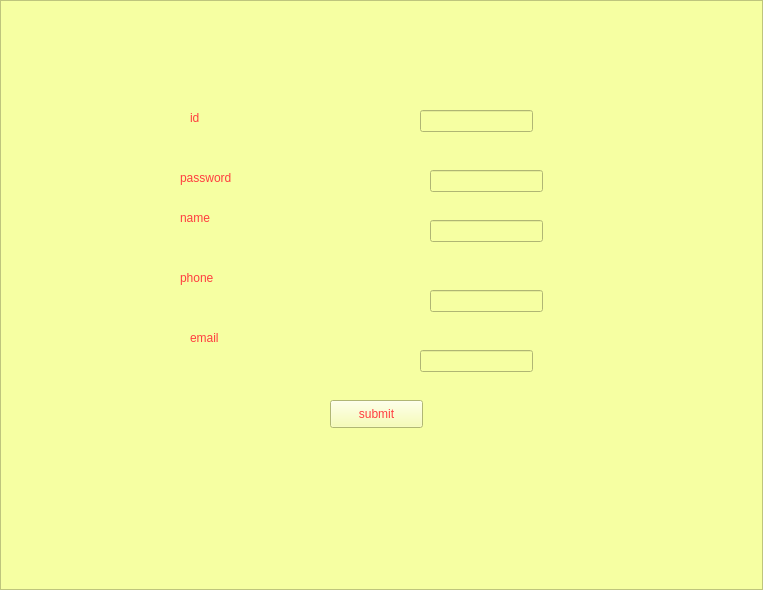
<?xml version="1.0" encoding="UTF-8"?>
<ui version="4.0">
 <class>update</class>
 <widget class="QFrame" name="update">
  <property name="geometry">
   <rect>
    <x>0</x>
    <y>0</y>
    <width>763</width>
    <height>590</height>
   </rect>
  </property>
  <property name="windowTitle">
   <string>Frame</string>
  </property>
  <property name="styleSheet">
   <string notr="true">background-color: rgb(246, 255, 162);
font: 10pt &quot;MS Shell Dlg 2&quot;;
color: rgb(255, 61, 64);</string>
  </property>
  <property name="frameShape">
   <enum>QFrame::StyledPanel</enum>
  </property>
  <property name="frameShadow">
   <enum>QFrame::Raised</enum>
  </property>
  <widget class="QLineEdit" name="txtname">
   <property name="geometry">
    <rect>
     <x>430</x>
     <y>220</y>
     <width>113</width>
     <height>22</height>
    </rect>
   </property>
  </widget>
  <widget class="QLineEdit" name="txtemail">
   <property name="geometry">
    <rect>
     <x>420</x>
     <y>350</y>
     <width>113</width>
     <height>22</height>
    </rect>
   </property>
  </widget>
  <widget class="QLineEdit" name="txtno">
   <property name="geometry">
    <rect>
     <x>430</x>
     <y>290</y>
     <width>113</width>
     <height>22</height>
    </rect>
   </property>
  </widget>
  <widget class="QLineEdit" name="txtpw">
   <property name="geometry">
    <rect>
     <x>430</x>
     <y>170</y>
     <width>113</width>
     <height>22</height>
    </rect>
   </property>
  </widget>
  <widget class="QLabel" name="label">
   <property name="geometry">
    <rect>
     <x>180</x>
     <y>270</y>
     <width>55</width>
     <height>16</height>
    </rect>
   </property>
   <property name="text">
    <string>phone</string>
   </property>
  </widget>
  <widget class="QLabel" name="label_2">
   <property name="geometry">
    <rect>
     <x>190</x>
     <y>330</y>
     <width>55</width>
     <height>16</height>
    </rect>
   </property>
   <property name="text">
    <string>email</string>
   </property>
  </widget>
  <widget class="QLabel" name="label_3">
   <property name="geometry">
    <rect>
     <x>180</x>
     <y>210</y>
     <width>55</width>
     <height>16</height>
    </rect>
   </property>
   <property name="text">
    <string>name</string>
   </property>
  </widget>
  <widget class="QLabel" name="label_4">
   <property name="geometry">
    <rect>
     <x>180</x>
     <y>110</y>
     <width>55</width>
     <height>16</height>
    </rect>
   </property>
   <property name="text">
    <string/>
   </property>
  </widget>
  <widget class="QLabel" name="label_5">
   <property name="geometry">
    <rect>
     <x>180</x>
     <y>170</y>
     <width>55</width>
     <height>16</height>
    </rect>
   </property>
   <property name="text">
    <string>password</string>
   </property>
  </widget>
  <widget class="QLabel" name="label_6">
   <property name="geometry">
    <rect>
     <x>300</x>
     <y>450</y>
     <width>55</width>
     <height>16</height>
    </rect>
   </property>
   <property name="text">
    <string/>
   </property>
  </widget>
  <widget class="QPushButton" name="btnsubmit">
   <property name="geometry">
    <rect>
     <x>330</x>
     <y>400</y>
     <width>93</width>
     <height>28</height>
    </rect>
   </property>
   <property name="text">
    <string>submit</string>
   </property>
  </widget>
  <widget class="QLineEdit" name="txtid">
   <property name="geometry">
    <rect>
     <x>420</x>
     <y>110</y>
     <width>113</width>
     <height>22</height>
    </rect>
   </property>
  </widget>
  <widget class="QLabel" name="label_7">
   <property name="geometry">
    <rect>
     <x>190</x>
     <y>110</y>
     <width>55</width>
     <height>16</height>
    </rect>
   </property>
   <property name="text">
    <string>id</string>
   </property>
  </widget>
 </widget>
 <resources/>
 <connections/>
</ui>
